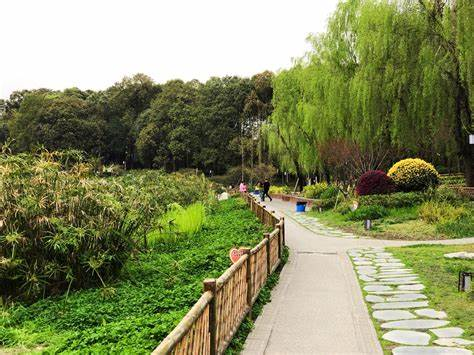
#> input picture arithmeticOperation/park.jpg, 474 x 355 px
$ python blendingImages.py
#> lines starting #> are read from the running program, lines starting #| are printed output that depends on the picture
import numpy as np
import cv2 as cv
import matplotlib.pyplot as plt
# OpenCV 默认加载的图像格式是 BGR，而许多显示库和标准格式期望 RGB 图像
# 1读取图像
img1 = cv.imread('park.jpg')
#> img1 is the input picture: shape (355, 474, 3); mean B, G, R 96.7, 139.3, 133.3
img2 = cv.imread("rain.jpg")
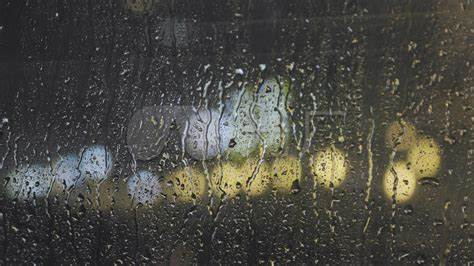
#> input picture arithmeticOperation/rain.jpg, 474 x 266 px
#> img2 is the input picture: shape (266, 474, 3); mean B, G, R 66.5, 72.8, 73.6
if img1.shape != img2.shape:
    print("调整图片尺寸")
    img2 = cv.resize(img2, (img1.shape[1], img1.shape[0]))
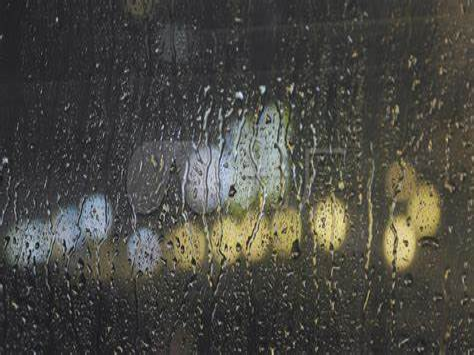
#> img2: shape (355, 474, 3); mean B, G, R 66.4, 72.7, 73.5
if img1.shape[2] != img2.shape[2]:
    if img1.shape[2] == 3:  # img1是彩色的图像
        im2 = cv.cvtColor(img2, cv.COLOR_BGR2RGB)  # 将img转换成彩色
    else:  # img 是灰度图像
        img1 = cv.cvtColor(img1, cv.COLOR_BGR2GRAY)  # 将 img1 转换为灰度
        img2 = cv.cvtColor(img2, cv.COLOR_BGR2GRAY)  # 将 img2 转换为灰度
# 2图像混合
img3 = cv.addWeighted(img1, 0.7, img2, 0.3, 0)
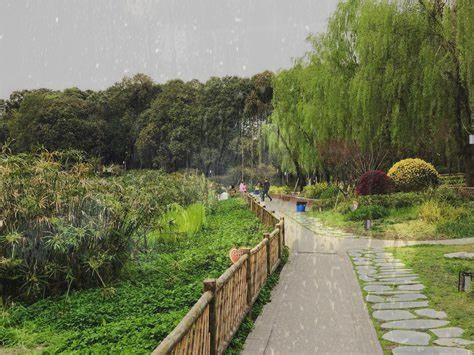
#> img3: shape (355, 474, 3); mean B, G, R 87.6, 119.3, 115.3

# 图像显示
plt.figure(figsize=(8, 8))
# 将 BGR 图像转换为 RGB 图像
plt.imshow(img3[:, :, ::-1])
plt.show()
